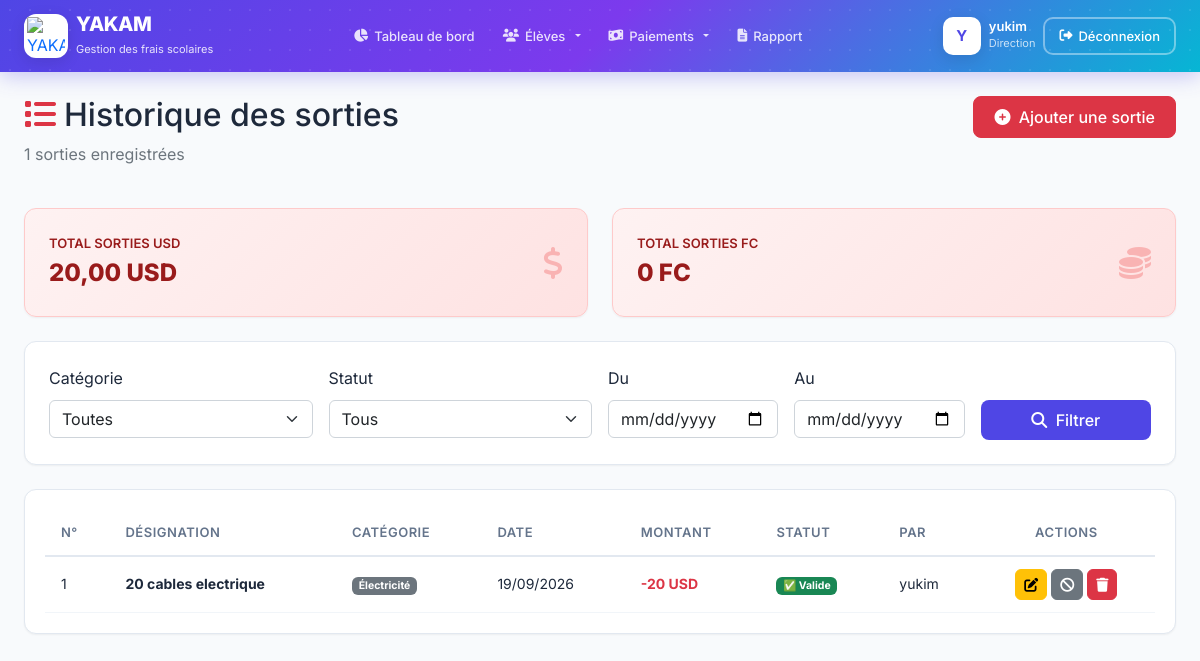
The page /sorties/historique/ (signed in) on the database its author committed.
### gestion/models.py (models this page shows, shortened)
class Sortie(models.Model):
    CATEGORIES = [
        ('FOURNITURES', 'Achat fournitures'),
        ('ELECTRICITE', 'Électricité'),
        ('EAU', 'Eau'),
        ('LOYER', 'Loyer'),
        ('SALAIRES', 'Salaires'),
        ('REPARATION', 'Réparation'),
        ('TRANSPORT', 'Transport'),
        ('FRAIS_ADMIN', 'Frais administratifs'),
        ('AUTRE', 'Autre'),
    ]
    STATUT_CHOICES = [
        ('VALIDE', '✅ Valide'),
        ('ANNULE', '⛔ Annulé'),
    ]
    ecole = models.ForeignKey(
        'Ecole',
        on_delete=models.CASCADE,
        related_name='sorties',
        null=True,
        blank=True
    )
    designation = models.CharField(max_length=200)
    categorie = models.CharField(max_length=20, choices=CATEGORIES, default='AUTRE')
    montant = models.DecimalField(max_digits=10, decimal_places=2)
    type_montant = models.CharField(
        max_length=3,
        choices=[('FC', 'FC'), ('USD', 'USD')],
        default='USD'
    )
    date_sortie = models.DateField(default=datetime.now)
    description = models.TextField(blank=True, null=True)
    statut = models.CharField(max_length=10, choices=STATUT_CHOICES, default='VALIDE')
    created_by = models.ForeignKey(
        User,
        on_delete=models.SET_NULL,
        null=True,
        blank=True,
        related_name='sorties_creees'
    )
    created_at = models.DateTimeField(auto_now_add=True)
    modified_by = models.ForeignKey(
        User,
        on_delete=models.SET_NULL,
        null=True,
        blank=True,
        related_name='sorties_modifiees'
    )
    modified_at = models.DateTimeField(auto_now=True)
    annule_by = models.ForeignKey(
        User,
        on_delete=models.SET_NULL,
        null=True,
        blank=True,
        related_name='sorties_annulees'
    )
    annule_at = models.DateTimeField(null=True, blank=True)
    raison_annulation = models.TextField(blank=True, null=True)
    class Meta:
        verbose_name = "Sortie"
        verbose_name_plural = "Sorties"
        ordering = ['-date_sortie', '-created_at']

### gestion/views.py (the view)
# urls.py: path('sorties/historique/', views.historique_sorties, name='historique_sorties'),
@login_required
def historique_sorties(request):
    sorties = Sortie.objects.all().order_by('-date_sortie', '-created_at')
    categorie = request.GET.get('categorie')
    statut = request.GET.get('statut')
    date_debut = request.GET.get('date_debut')
    date_fin = request.GET.get('date_fin')
    if categorie:
        sorties = sorties.filter(categorie=categorie)
    if statut:
        sorties = sorties.filter(statut=statut)
    if date_debut:
        sorties = sorties.filter(date_sortie__gte=date_debut)
    if date_fin:
        sorties = sorties.filter(date_sortie__lte=date_fin)
    total_usd = sorties.filter(
        type_montant='USD', statut='VALIDE'
    ).aggregate(total=Sum('montant'))['total'] or Decimal('0')
    total_fc = sorties.filter(
        type_montant='FC', statut='VALIDE'
    ).aggregate(total=Sum('montant'))['total'] or Decimal('0')
    context = {
        'sorties': sorties,
        'total_sorties': sorties.count(),
        'total_usd': total_usd,
        'total_fc': total_fc,
        'categories': Sortie.CATEGORIES,
    }
    return render(request, 'gestion/historique_sorties.html', context)

### gestion/templates/gestion/historique_sorties.html (shortened to what this page needs)
{% extends 'gestion/base.html' %}
{% load humanize %}
{% block content %}
<div class="row mb-4">
    <div class="col">
        <h2><i class="fas fa-list me-2 text-danger"></i>Historique des sorties</h2>
        <p class="text-muted">{{ total_sorties }} sorties enregistrées</p>
    </div>
    <div class="col-auto">
        <a href="{% url 'gestion:enregistrer_sortie' %}" class="btn btn-danger">
            <i class="fas fa-plus-circle me-1"></i> Ajouter une sortie
        </a>
    </div>
</div>
<div class="row g-4 mb-4">
    <div class="col-md-6">
        <div class="dashboard-card" style="background: linear-gradient(135deg, #FEF2F2 0%, #FEE2E2 100%); border-color: #FECACA;">
            <div class="d-flex justify-content-between align-items-center">
                <div>
                    <div style="font-size: 13px; color: #991B1B; font-weight: 600; text-transform: uppercase;">Total sorties USD</div>
                    <div style="font-size: 24px; font-weight: 800; color: #991B1B;">{{ total_usd|floatformat:2 }} USD</div>
                </div>
                <i class="fas fa-dollar-sign" style="font-size: 32px; color: #EF4444; opacity: 0.3;"></i>
            </div>
        </div>
    </div>
    <div class="col-md-6">
        <div class="dashboard-card" style="background: linear-gradient(135deg, #FEF2F2 0%, #FEE2E2 100%); border-color: #FECACA;">
            <div class="d-flex justify-content-between align-items-center">
                <div>
                    <div style="font-size: 13px; color: #991B1B; font-weight: 600; text-transform: uppercase;">Total sorties FC</div>
                    <div style="font-size: 24px; font-weight: 800; color: #991B1B;">{{ total_fc|floatformat:0|intcomma }} FC</div>
                </div>
                <i class="fas fa-coins" style="font-size: 32px; color: #EF4444; opacity: 0.3;"></i>
            </div>
        </div>
    </div>
</div>
<div class="dashboard-card mb-4">
    <div class="card-body">
        <form method="get" class="row g-3">
            <div class="col-md-3">
                <label class="form-label">Catégorie</label>
                <select name="categorie" class="form-select">
                    <option value="">Toutes</option>
                </select>
            </div>
            <div class="col-md-3">
                <label class="form-label">Statut</label>
                <select name="statut" class="form-select">
                    <option value="">Tous</option>
                </select>
            </div>
            <div class="col-md-2">
                <label class="form-label">Du</label>
                <input type="date" name="date_debut" class="form-control" value="{{ request.GET.date_debut }}">
            </div>
            <div class="col-md-2">
                <label class="form-label">Au</label>
                <input type="date" name="date_fin" class="form-control" value="{{ request.GET.date_fin }}">
            </div>
            <div class="col-md-2">
                <label class="form-label">&nbsp;</label>
                <button type="submit" class="btn btn-primary w-100">
                    <i class="fas fa-search me-1"></i> Filtrer
                </button>
            </div>
        </form>
    </div>
</div>
<div class="table-container">
    <table>
        <thead>
            <tr>
                <th>n°</th>
                <th>Désignation</th>
                <th>Catégorie</th>
                <th>Date</th>
                <th>Montant</th>
                <th>Statut</th>
                <th>Par</th>
                <th style="text-align: center;">Actions</th>
            </tr>
        </thead>
        <tbody>
            {% for sortie in sorties %}
            <tr style="{% if sortie.statut == 'ANNULE' %}opacity: 0.6; background: #f8fafc;{% endif %}">
                <td>{{ forloop.counter }}</td>
                <td>
                    <strong>{{ sortie.designation }}</strong>
                </td>
                <td><span class="badge bg-secondary">{{ sortie.get_categorie_display }}</span></td>
                <td>{{ sortie.date_sortie|date:"d/m/Y" }}</td>
                <td>
                    <strong class="{% if sortie.statut == 'ANNULE' %}text-muted text-decoration-line-through{% else %}text-danger{% endif %}">
                        -{{ sortie.montant|floatformat:0|intcomma }} {{ sortie.type_montant }}
                    </strong>
                </td>
                <td>
                    <span class="badge {% if sortie.statut == 'VALIDE' %}bg-success{% else %}bg-danger{% endif %}">
                        {{ sortie.get_statut_display }}
                    </span>
                </td>
                <td>{{ sortie.created_by|default:"-" }}</td>
                <td style="text-align: center; white-space: nowrap;">
                    <div style="display: flex; gap: 4px; align-items: center; justify-content: center;">
                        <a href="{% url 'gestion:modifier_sortie' sortie.id %}"
                           class="btn btn-sm btn-warning" title="Modifier"
                           style="padding: 4px 8px; border-radius: 6px;">
                            <i class="fas fa-edit"></i>
                        </a>
                        {% if sortie.statut == 'VALIDE' %}
                        <a href="{% url 'gestion:annuler_sortie' sortie.id %}"
                           class="btn btn-sm btn-secondary" title="Annuler"
                           style="padding: 4px 8px; border-radius: 6px;">
                            <i class="fas fa-ban"></i>
                        </a>
                        {% endif %}
                        <a href="{% url 'gestion:supprimer_sortie' sortie.id %}"
                           class="btn btn-sm btn-danger" title="Supprimer"
                           style="padding: 4px 8px; border-radius: 6px;">
                            <i class="fas fa-trash"></i>
                        </a>
                    </div>
                </td>
            </tr>
            {% endfor %}
        </tbody>
    </table>
</div>
{% endblock %}

### gestion/templates/gestion/base.html (shortened to what this page needs)
{% load static %}
<!DOCTYPE html>
<html lang="fr">
<head>
    <link href="https://cdn.jsdelivr.net/npm/bootstrap@5.2.3/dist/css/bootstrap.min.css" rel="stylesheet">
    <link href="https://cdnjs.cloudflare.com/ajax/libs/font-awesome/6.4.0/css/all.min.css" rel="stylesheet">
    <link rel="stylesheet" href="{% static 'css/style.css' %}">
</head>
<body>
    {% if user.is_authenticated %}
    <header class="yakam-header">
        <div class="yakam-header-bg"></div>
        <div class="container-fluid">
            <div class="d-flex align-items-center gap-2">
                <a href="{% url 'gestion:dashboard' %}" class="yakam-logo">
                    <img src="{% static 'images/pc5.logo' %}" alt="YAKAM">
                </a>
                <div>
                    <a href="{% url 'gestion:dashboard' %}" class="yakam-brand">YAKAM</a>
                    <p class="yakam-subtitle d-none d-md-block">Gestion des frais scolaires</p>
                </div>
            </div>
            <nav class="yakam-nav">
                <a class="yakam-nav-link {% if request.resolver_match.url_name == 'dashboard' %}active{% endif %}"
                   href="{% url 'gestion:dashboard' %}">
                    <i class="fas fa-chart-pie"></i> <span>Tableau de bord</span>
                </a>
                <div class="dropdown">
                    <a class="yakam-nav-link dropdown-toggle" href="#" role="button" data-bs-toggle="dropdown" data-bs-auto-close="true">
                        <i class="fas fa-users"></i> <span>Élèves</span>
                    </a>
                </div>
                <div class="dropdown">
                    <a class="yakam-nav-link dropdown-toggle" href="#" role="button" data-bs-toggle="dropdown" data-bs-auto-close="true">
                        <i class="fas fa-money-bill-wave"></i> <span>Paiements</span>
                    </a>
                </div>
                <a class="yakam-nav-link {% if request.resolver_match.url_name == 'rapport' %}active{% endif %}"
                   href="{% url 'gestion:rapport' %}">
                    <i class="fas fa-file-alt"></i> <span>Rapport</span>
                </a>
            </nav>
            <div class="d-flex align-items-center gap-2">
                <div class="yakam-avatar">
                    {{ user.username|slice:":1"|upper }}
                </div>
                <div class="d-none d-md-block">
                    <div class="yakam-user-info">{{ user.username }}</div>
                    <div class="yakam-user-role">Direction</div>
                </div>
                <a href="{% url 'gestion:logout' %}" class="btn-logout">
                    <i class="fas fa-sign-out-alt"></i> <span class="d-none d-lg-inline">Déconnexion</span>
                </a>
            </div>
        </div>
    </header>
    {% endif %}
    <div class="main-wrapper">
        <main class="main-content">
            {% block content %}{% endblock %}
        </main>
    </div>
</body>
</html>

### rows shown on the page
Sortie: designation "20 cables electrique", categorie "Électricité", date_sortie "19/09/2026", montant "20", type_montant "USD", statut "✅ Valide", created_by "yukim"

### other values the page prints
{{ user.username|slice:":1"|upper }} "Y"
{{ user.username }} "yukim"
{{ total_sorties }} "1"
{{ total_usd|floatformat:2 }} "20,00"
{{ total_fc|floatformat:0|intcomma }} "0"
